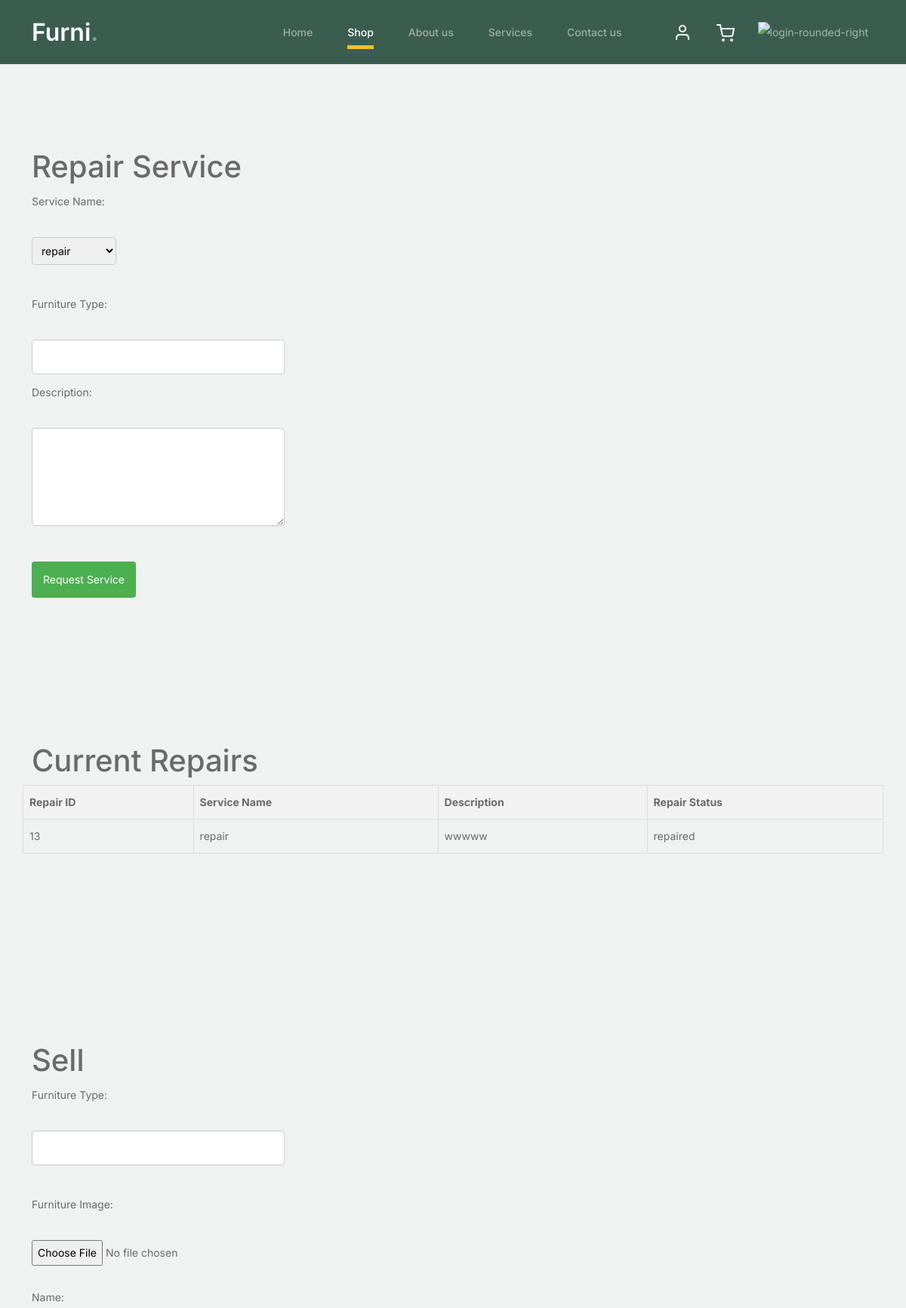
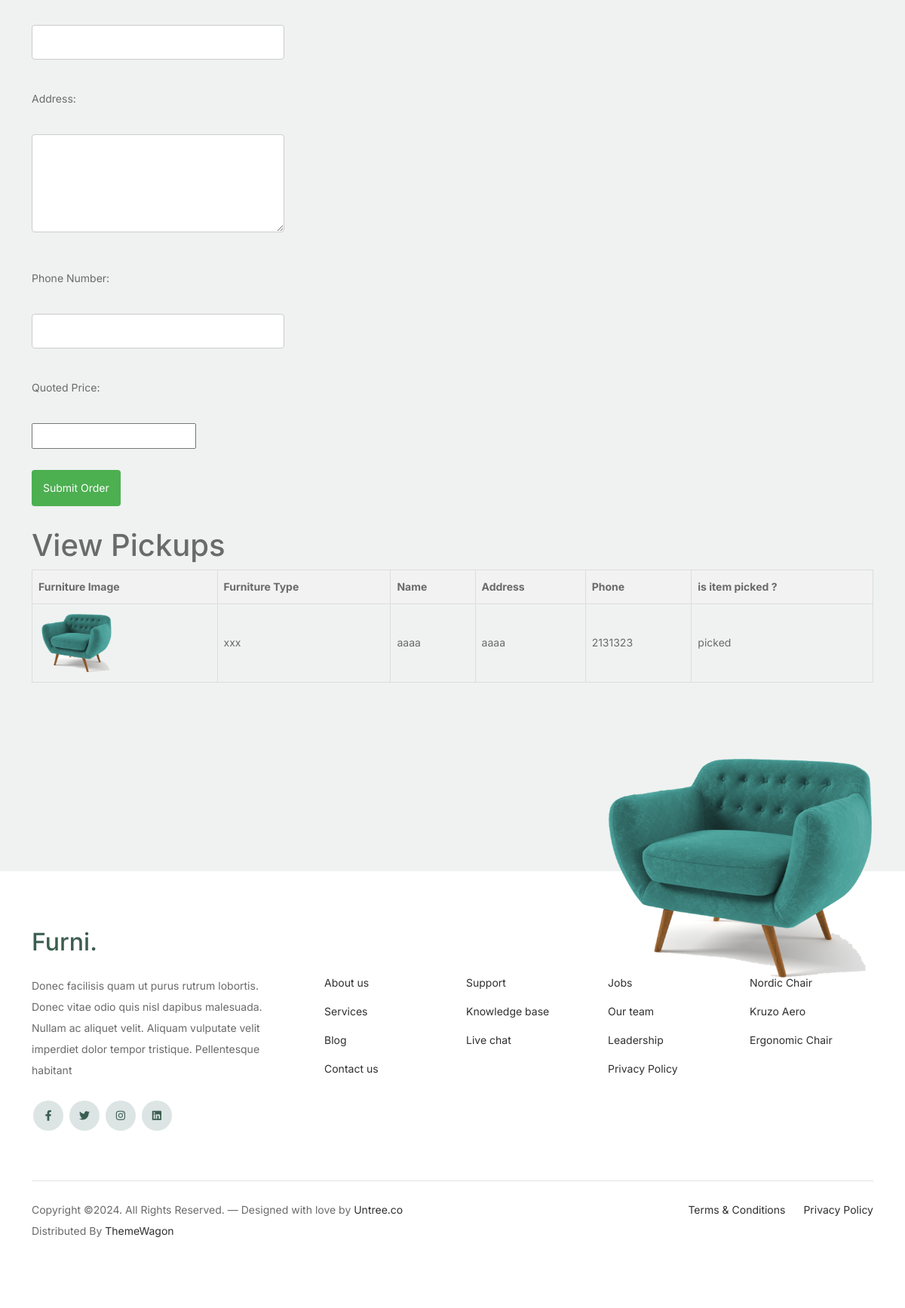
Page /user/services.php (signed in) on the committed database (2 pictures, top to bottom).
### tables this page shows
CREATE TABLE `repair` (
  `repair_id` int(11) NOT NULL,
  `service_name` varchar(50) NOT NULL,
  `description` text NOT NULL,
  `user_id` int(11) NOT NULL,
  `request_timestamp` timestamp NOT NULL DEFAULT current_timestamp()
);

CREATE TABLE `repair_service` (
  `service_id` int(11) NOT NULL,
  `repair_id` int(11) NOT NULL,
  `employee_id` int(11) NOT NULL,
  `assigned_date` timestamp NOT NULL DEFAULT current_timestamp(),
  `repaired` varchar(11) NOT NULL
);

CREATE TABLE `pickup` (
  `pickup_id` int(11) NOT NULL,
  `sell_id` int(11) NOT NULL,
  `employee_id` int(11) NOT NULL,
  `itempicked` varchar(11) NOT NULL DEFAULT 'not picked'
);

CREATE TABLE `sell_item` (
  `sell_id` int(11) NOT NULL,
  `name` varchar(100) NOT NULL,
  `address` varchar(255) NOT NULL,
  `phone` varchar(20) NOT NULL,
  `furniture_image` varchar(255) NOT NULL,
  `furniture_type` varchar(50) NOT NULL,
  `quoted_price` decimal(10,2) NOT NULL,
  `user_id` int(11) NOT NULL
);

### user/services.php (the view, shortened to what this page needs)
<?php
$user_id = $_SESSION['user_id'];
$conn = new mysqli("localhost", "alhad", "1234", "main");
$sql = "SELECT repair.*, users.username, users.phone, users.address, repair_service.repaired
        FROM repair
        INNER JOIN users ON repair.user_id = users.user_id
        INNER JOIN repair_service ON repair.repair_id = repair_service.repair_id
        WHERE repair.user_id = '$user_id'";
$result = $conn->query($sql);
$sql_pickup = "SELECT pickup.*, sell_item.name, sell_item.address, sell_item.phone, sell_item.furniture_image, sell_item.furniture_type, sell_item.quoted_price
               FROM pickup
               INNER JOIN sell_item ON pickup.sell_id = sell_item.sell_id
               WHERE sell_item.user_id = '$user_id'";
$result_pickup = $conn->query($sql_pickup);
?>
<!DOCTYPE html>
<html lang="en">
<head>
<?php include('..\include\head.php');?>
</head>
<body>
<?php include('..\include\header.php');?>
<div class="untree_co-section product-section before-footer-section">
    <div class="container">
        <div class="row">
            <h1>Repair Service</h1>
            <form  method="POST">
                <label for="service_name">Service Name:</label><br>
                <select id="service_name" name="service_name" required>
                    <option value="repair">repair</option>
                </select><br><br>
                <label for="furniture_type">Furniture Type:</label><br>
                <input type="text" name="furniture_type"><br>
                <label for="description">Description:</label><br>
                <textarea id="description" name="description" rows="4" cols="50" required></textarea><br><br>
                <input type="submit" value="Request Service">
            </form>
        </div>
    </div>
</div>
    <div class="container">
        <div class="row">
            <h1>Current Repairs</h1>
            <?php if ($result->num_rows > 0): ?>
                <table>
                    <thead>
                        <tr>
                            <th>Repair ID</th>
                            <th>Service Name</th>
                            <th>Description</th>
                            <th>Repair Status</th>
                        </tr>
                    </thead>
                    <tbody>
                        <?php while ($row = $result->fetch_assoc()): ?>
                            <tr>
                                <td><?php echo $row['repair_id']; ?></td>
                                <td><?php echo $row['service_name']; ?></td>
                                <td><?php echo $row['description']; ?></td>
                                <td><?php echo $row['repaired']; ?></td>
                            </tr>
                        <?php endwhile; ?>
                    </tbody>
                </table>
            <?php else: ?>
                <p>No repair requests currently.</p>
            <?php endif; ?>
        </div>
    <h1>Sell</h1>
    <form action="submit_order.php" method="POST" enctype="multipart/form-data">
        <label for="furniture_type">Furniture Type:</label><br>
        <input type="text" id="furniture_type" name="furniture_type" required><br><br>
    <label for="furniture_image">Furniture Image:</label><br>
        <input type="file" id="furniture_image" name="furniture_image" accept="image/*" required><br><br>
        <label for="name">Name:</label><br>
        <input type="text" id="name" name="name" required><br><br>
        <label for="address">Address:</label><br>
        <textarea id="address" name="address" rows="4" required></textarea><br><br>
        <label for="phone">Phone Number:</label><br>
        <input type="text" id="phone" name="phone" required><br><br>
        <label for="quoted_price">Quoted Price:</label><br>
        <input type="number" id="quoted_price" name="quoted_price" min="0" required><br><br>
        <input type="submit" value="Submit Order">
    </form>
<br>
<h1>View Pickups</h1>
            <?php if ($result_pickup->num_rows > 0): ?>
                <table>
                    <thead>
                        <tr>
                            <th>Furniture Image</th>
                            <th>Furniture Type</th>
                            <th>Name</th>
                            <th>Address</th>
                            <th>Phone</th>
                            <th>is item picked ?</th>
                        </tr>
                    </thead>
                    <tbody>
                        <?php while ($row = $result_pickup->fetch_assoc()): ?>
                            <tr>
                                <td><img src="<?php echo $row['furniture_image']; ?>" alt="Furniture Image" style="width: 100px;"></td>
                                <td><?php echo $row['furniture_type']; ?></td>
                                <td><?php echo $row['name']; ?></td>
                                <td><?php echo $row['address']; ?></td>
                                <td><?php echo $row['phone']; ?></td>
                                <td><?php echo $row['itempicked']; ?></td>
                            </tr>
                        <?php endwhile; ?>
                    </tbody>
                </table>
            <?php else: ?>
                <p>No pickups available.</p>
            <?php endif; ?>
</div>
<?php include('..\include\footer.php');?>
</body>
</html>

### css/style.css (style rules this page uses)
body { overflow-x: hidden; position: relative; }
body { font-family: "Inter", sans-serif; font-weight: 400; line-height: 28px; color: #6a6a6a; font-size: 14px; background-color: #eff2f1; }
.product-section { padding: 7rem 0; }
.before-footer-section { padding: 7rem 0 12rem 0 !important; }
.untree_co-section { padding: 7rem 0; }
textarea { height: auto !important; }

### user/services.php (style rules this page uses)
label { display: block; margin-bottom: 5px; }
input[type="text"], textarea { width: 30%; padding: 8px; margin-bottom: 10px; border: 1px solid #ccc; border-radius: 4px; box-sizing: border-box; }
select { width: 10%; padding: 8px; margin-bottom: 10px; border: 1px solid #ccc; border-radius: 4px; box-sizing: border-box; }
input[type="submit"] { background-color: #4CAF50; color: white; padding: 10px 15px; border: none; border-radius: 4px; cursor: pointer; }
table { width: 100%; border-collapse: collapse; margin-bottom: 250px; }
table th, table td { border: 1px solid #ddd; padding: 8px; text-align: left; }
table th { background-color: #f2f2f2; }

### rows in the picture
repair: repair_id "13", service_name "repair", description "wwwww", repair_service.repaired "repaired"
pickup: sell.furniture_image (picture), sell.furniture_type "xxx", sell.name "aaaa", sell.address "aaaa", sell.phone "2131323", itempicked "picked"
